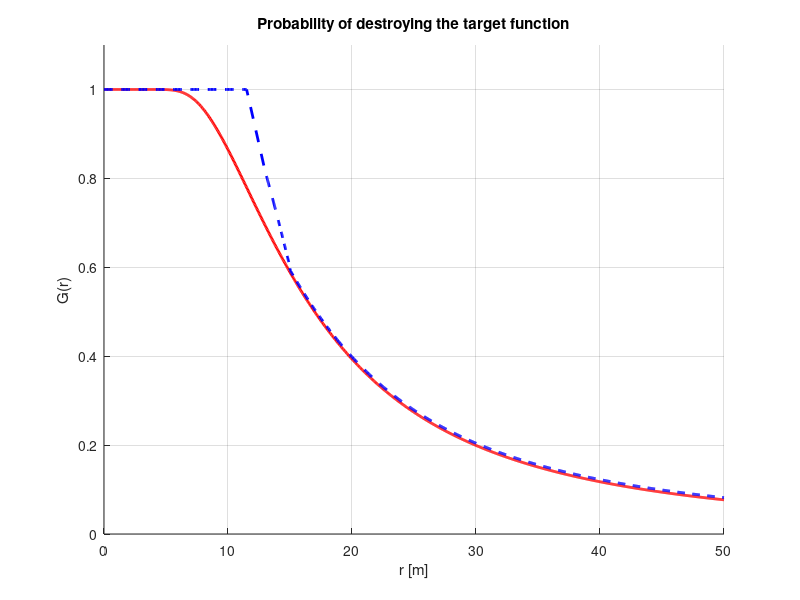

MATLAB code for this plot: (Note: this script raises an error after producing the figure.)
%% 
% Probability of destroying the target depending on the distance of the rocket 
% explosion from the target

x=linspace(0,50,1000);
y=1-exp(-(200./x.^2));

x1=linspace(0,11.5,100);
x2=linspace(13,15,100);
x3=linspace(15,50,700);
y1=ones(1,length(x1));
y2=-(1/260).*x2.^2+(381/260);
y3=1-exp(-(200./x3.^2))+0.005;

x12=[x1 x2 x3];
y12=[y1 y2 y3];

figure
hold on
plot(x,y,'r','LineWidth',2)
plot(x12,y12,'b--','LineWidth',2)
grid on
title('Probability of destroying the target function')
ylim([0 1.1])
xlabel('r [m]')
ylabel('G(r)')
ax = gca;
ax.XTickLabel = {};
legend('G(r) not including the shock wave', 'G(r) including the shock wave')